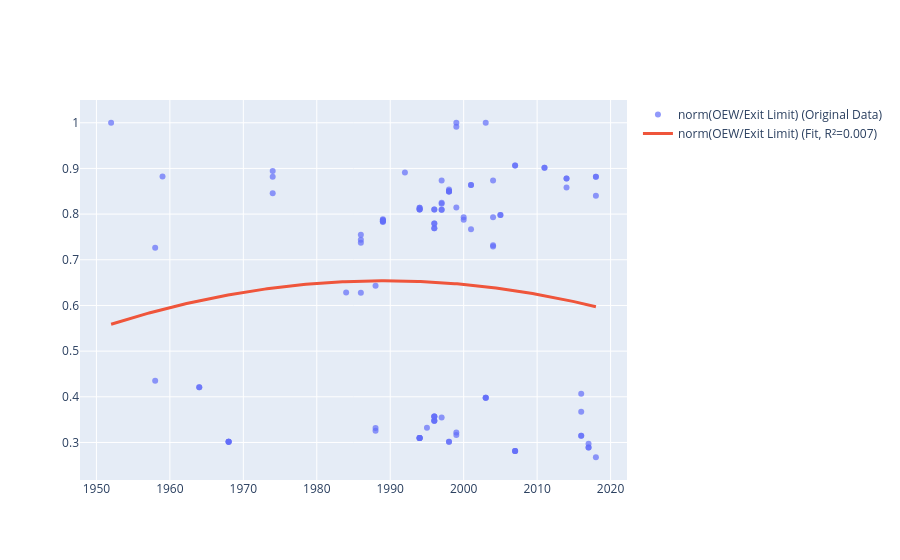

Notebook code cell kept with this figure:
### Code cell
_compute_polynomials_from_dataframe(
    df=df_with_dot,
    col_name_x='YOI',
    list_col_names_y=['norm(OEW/Exit Limit)'],
    degree=2,
    plot=True
)

### Figure 1 — Plotly figure (JSON) as saved in the notebook; plotly's stock layout.template omitted (floating-point values rounded to 4 significant figures; data arrays with more than 128 entries replaced by an {"elided": "..."} marker saying what was removed)
{"data": [{"marker": {"opacity": 0.7}, "mode": "markers", "name": "norm(OEW/Exit Limit) (Original Data)", "type": "scatter", "x": {"elided": "130 float values"}, "y": {"elided": "130 float values"}}, {"line": {"width": 3}, "mode": "lines", "name": "norm(OEW/Exit Limit) (Fit, R²=0.007)", "type": "scatter", "x": {"elided": "200 float values"}, "y": {"elided": "200 float values"}}], "layout": {}}
